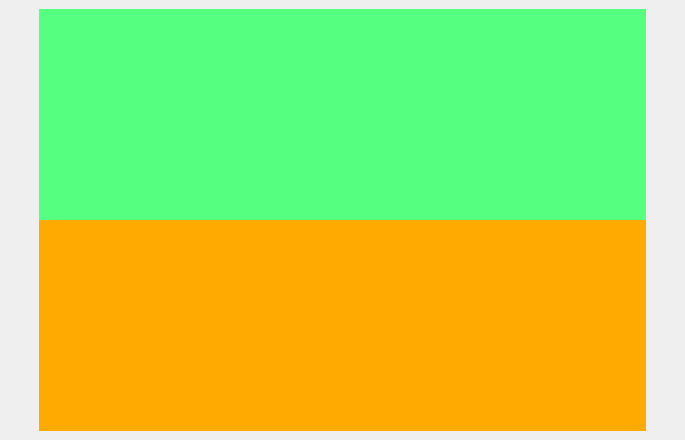
<?xml version="1.0" encoding="UTF-8"?>
<ui version="4.0">
 <class>RecBox</class>
 <widget class="QWidget" name="RecBox">
  <property name="geometry">
   <rect>
    <x>0</x>
    <y>0</y>
    <width>685</width>
    <height>440</height>
   </rect>
  </property>
  <property name="windowTitle">
   <string>Form</string>
  </property>
  <layout class="QHBoxLayout" name="horizontalLayout_3">
   <property name="spacing">
    <number>0</number>
   </property>
   <property name="leftMargin">
    <number>0</number>
   </property>
   <property name="topMargin">
    <number>0</number>
   </property>
   <property name="rightMargin">
    <number>0</number>
   </property>
   <property name="bottomMargin">
    <number>0</number>
   </property>
   <item>
    <widget class="QWidget" name="lefPage" native="true">
     <property name="minimumSize">
      <size>
       <width>30</width>
       <height>0</height>
      </size>
     </property>
     <property name="maximumSize">
      <size>
       <width>30</width>
       <height>16777215</height>
      </size>
     </property>
     <layout class="QHBoxLayout" name="horizontalLayout_2">
      <property name="spacing">
       <number>0</number>
      </property>
      <property name="leftMargin">
       <number>0</number>
      </property>
      <property name="topMargin">
       <number>0</number>
      </property>
      <property name="rightMargin">
       <number>0</number>
      </property>
      <property name="bottomMargin">
       <number>0</number>
      </property>
      <item>
       <widget class="QPushButton" name="upPage">
        <property name="minimumSize">
         <size>
          <width>0</width>
          <height>220</height>
         </size>
        </property>
        <property name="maximumSize">
         <size>
          <width>16777215</width>
          <height>220</height>
         </size>
        </property>
        <property name="styleSheet">
         <string notr="true">QPushButton
{
	background-repeat:no-repeat;
	border:none;
	background-image:url(:/images/up_page.png);
	background-position:center center;
}

QPushButton:hover
{
	background-color:#1ECD97;
}</string>
        </property>
        <property name="text">
         <string/>
        </property>
       </widget>
      </item>
     </layout>
    </widget>
   </item>
   <item>
    <widget class="QWidget" name="musicContent" native="true">
     <layout class="QVBoxLayout" name="verticalLayout">
      <property name="spacing">
       <number>0</number>
      </property>
      <property name="leftMargin">
       <number>9</number>
      </property>
      <property name="topMargin">
       <number>9</number>
      </property>
      <property name="rightMargin">
       <number>9</number>
      </property>
      <property name="bottomMargin">
       <number>9</number>
      </property>
      <item>
       <widget class="QWidget" name="recListUp" native="true">
        <property name="styleSheet">
         <string notr="true">background-color:rgb(85, 255, 127)</string>
        </property>
        <layout class="QHBoxLayout" name="horizontalLayout_4">
         <property name="spacing">
          <number>0</number>
         </property>
         <property name="leftMargin">
          <number>0</number>
         </property>
         <property name="topMargin">
          <number>0</number>
         </property>
         <property name="rightMargin">
          <number>0</number>
         </property>
         <property name="bottomMargin">
          <number>0</number>
         </property>
         <item>
          <layout class="QHBoxLayout" name="recListUpHLayout"/>
         </item>
        </layout>
       </widget>
      </item>
      <item>
       <widget class="QWidget" name="recListDown" native="true">
        <property name="styleSheet">
         <string notr="true">background-color:rgb(255, 170, 0)</string>
        </property>
        <layout class="QHBoxLayout" name="horizontalLayout_5">
         <property name="spacing">
          <number>0</number>
         </property>
         <property name="leftMargin">
          <number>0</number>
         </property>
         <property name="topMargin">
          <number>0</number>
         </property>
         <property name="rightMargin">
          <number>0</number>
         </property>
         <property name="bottomMargin">
          <number>0</number>
         </property>
         <item>
          <layout class="QHBoxLayout" name="recListDownHLayout"/>
         </item>
        </layout>
       </widget>
      </item>
     </layout>
    </widget>
   </item>
   <item>
    <widget class="QWidget" name="rightPage" native="true">
     <property name="minimumSize">
      <size>
       <width>30</width>
       <height>0</height>
      </size>
     </property>
     <property name="maximumSize">
      <size>
       <width>30</width>
       <height>16777215</height>
      </size>
     </property>
     <layout class="QHBoxLayout" name="horizontalLayout">
      <property name="spacing">
       <number>0</number>
      </property>
      <property name="leftMargin">
       <number>0</number>
      </property>
      <property name="topMargin">
       <number>0</number>
      </property>
      <property name="rightMargin">
       <number>0</number>
      </property>
      <property name="bottomMargin">
       <number>0</number>
      </property>
      <item>
       <widget class="QPushButton" name="downPage">
        <property name="minimumSize">
         <size>
          <width>0</width>
          <height>220</height>
         </size>
        </property>
        <property name="maximumSize">
         <size>
          <width>16777215</width>
          <height>220</height>
         </size>
        </property>
        <property name="styleSheet">
         <string notr="true">QPushButton
{
	background-repeat:no-repeat;
	border:none;
	background-image:url(:/images/down_page.png);
	background-position:center center;
}

QPushButton:hover
{
	background-color:#1ECD97;
}</string>
        </property>
        <property name="text">
         <string/>
        </property>
       </widget>
      </item>
     </layout>
    </widget>
   </item>
  </layout>
 </widget>
 <resources/>
 <connections/>
</ui>
